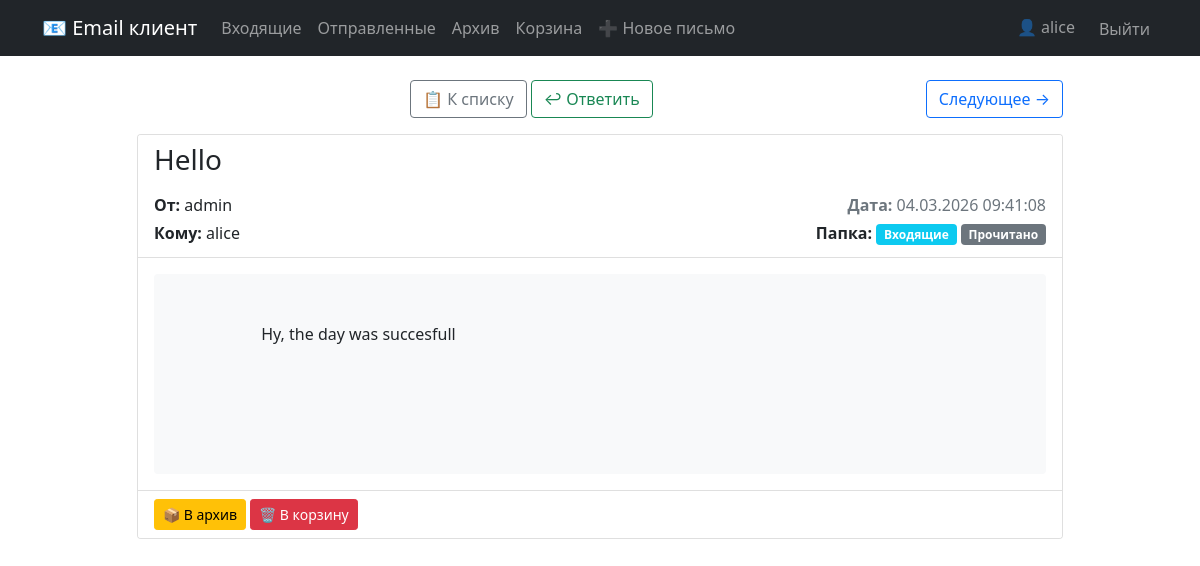
The app's page /mail/email/1/ (signed in) with its own data.
### mail/models.py (models this page shows, shortened)
class Email(models.Model):
    FOLDER_CHOICES = [
        ('inbox', 'Входящие'),
        ('sent', 'Отправленные'),
        ('drafts', 'Черновики'),
        ('archive', 'Архив'),
        ('trash', 'Корзина'),
    ]
    sender = models.ForeignKey(
        User,
        on_delete=models.CASCADE,
        related_name='sent_emails',
        verbose_name='Отправитель'
    )
    recipient = models.ForeignKey(
        User,
        on_delete=models.CASCADE,
        related_name='received_emails',
        verbose_name='Получатель'
    )
    subject = models.CharField('Тема', max_length=255)
    body = models.TextField('Текст письма')
    created_at = models.DateTimeField('Дата создания', auto_now_add=True)
    updated_at = models.DateTimeField('Дата обновления', auto_now=True)
    folder = models.CharField('Папка', max_length=20, choices=FOLDER_CHOICES, default='inbox')
    is_read = models.BooleanField('Прочитано', default=False)
    is_starred = models.BooleanField('Важное', default=False)
    is_deleted = models.BooleanField('Удалено', default=False)
    class Meta:
        ordering = ['-created_at']
        verbose_name = 'Письмо'
        verbose_name_plural = 'Письма'
    def mark_as_read(self):
        self.is_read = True
        self.save()

### mail/views.py (the view)
# urls.py: path('email/<int:email_id>/', views.view_email, name='view_email'),
@login_required
def view_email(request, email_id):
    email = get_object_or_404(
        Email,
        id=email_id,
        is_deleted=False
    )
    if email.recipient != request.user and email.sender != request.user:
        messages.error(request, 'У вас нет доступа к этому письму')
        return redirect('mail:inbox')
    if email.recipient == request.user and not email.is_read:
        email.mark_as_read()
    next_email = Email.objects.filter(
        recipient=request.user,
        folder=email.folder,
        created_at__gt=email.created_at,
        is_deleted=False
    ).first()
    prev_email = Email.objects.filter(
        recipient=request.user,
        folder=email.folder,
        created_at__lt=email.created_at,
        is_deleted=False
    ).last()
    context = {
        'email': email,
        'next_email': next_email,
        'prev_email': prev_email
    }
    return render(request, 'mail/view_email.html', context)

### templates/mail/view_email.html (shortened to what this page needs)
{% extends 'base.html' %}
{% block content %}
<div class="row">
    <div class="col-md-10 offset-md-1">
        <div class="d-flex justify-content-between mb-3">
            <div>
                <a href="{% url 'mail:inbox' %}" class="btn btn-outline-secondary">📋 К списку</a>
                <a href="{% url 'mail:compose' %}?reply_to={{ email.id }}" class="btn btn-outline-success">↩ Ответить</a>
            </div>
            <div>
                {% if next_email %}
                <a href="{% url 'mail:view_email' next_email.id %}" class="btn btn-outline-primary">Следующее →</a>
                {% endif %}
            </div>
        </div>
        <div class="card">
            <div class="card-header bg-white">
                <h3 class="mb-3">{{ email.subject }}</h3>
                <div class="row">
                    <div class="col-md-6">
                        <p class="mb-1"><strong>От:</strong> {{ email.sender.username }}</p>
                        <p class="mb-1"><strong>Кому:</strong> {{ email.recipient.username }}</p>
                    </div>
                    <div class="col-md-6 text-md-end">
                        <p class="mb-1 text-muted">
                            <strong>Дата:</strong> {{ email.created_at|date:"d.m.Y H:i:s" }}
                        </p>
                        <p class="mb-1">
                            <strong>Папка:</strong>
                            <span class="badge bg-info">{{ email.get_folder_display }}</span>
                            {% if email.is_read %}
                                <span class="badge bg-secondary">Прочитано</span>
                            {% else %}
                                <span class="badge bg-success">Новое</span>
                            {% endif %}
                        </p>
                    </div>
                </div>
            </div>
            <div class="card-body">
                <div class="p-4 bg-light rounded" style="white-space: pre-wrap; min-height: 200px;">
                    {{ email.body }}
                </div>
            </div>
            <div class="card-footer bg-white">
                <form method="post" action="{% url 'mail:move_emails' %}" class="d-inline">
                    {% if email.folder != 'archive' %}
                    <button type="submit" name="folder" value="archive" class="btn btn-warning btn-sm">
                        📦 В архив
                    </button>
                    {% endif %}
                    {% if email.folder != 'trash' %}
                    <button type="submit" name="folder" value="trash" class="btn btn-danger btn-sm" formaction="{% url 'mail:delete_emails' %}">
                        🗑 В корзину
                    </button>
                    {% endif %}
                </form>
            </div>
        </div>
    </div>
</div>
{% endblock %}

### templates/base.html (shortened to what this page needs)
<!DOCTYPE html>
<html lang="ru">
<head>
    <link href="https://cdn.jsdelivr.net/npm/bootstrap@5.1.3/dist/css/bootstrap.min.css" rel="stylesheet">
</head>
<body>
    <nav class="navbar navbar-expand-lg navbar-dark bg-dark">
        <div class="container">
            <a class="navbar-brand" href="{% url 'mail:inbox' %}">📧 Email клиент</a>
            <div class="collapse navbar-collapse" id="navbarNav">
                {% if user.is_authenticated %}
                    <ul class="navbar-nav me-auto">
                        <li class="nav-item">
                            <a class="nav-link" href="{% url 'mail:inbox' %}">Входящие</a>
                        </li>
                        <li class="nav-item">
                            <a class="nav-link" href="{% url 'mail:sent' %}">Отправленные</a>
                        </li>
                        <li class="nav-item">
                            <a class="nav-link" href="{% url 'mail:archive' %}">Архив</a>
                        </li>
                        <li class="nav-item">
                            <a class="nav-link" href="{% url 'mail:trash' %}">Корзина</a>
                        </li>
                        <li class="nav-item">
                            <a class="nav-link" href="{% url 'mail:compose' %}">➕ Новое письмо</a>
                        </li>
                    </ul>
                    <ul class="navbar-nav">
                        <li class="nav-item">
                            <span class="navbar-text me-3">
                                👤 {{ user.username }}
                            </span>
                        </li>
                        <li class="nav-item">
                            <form method="post" action="{% url 'logout' %}" class="d-inline">
                                <button type="submit" class="btn btn-link-nav nav-link">
                                    Выйти
                                </button>
                            </form>
                        </li>
                    </ul>
                {% endif %}
            </div>
        </div>
    </nav>
    <main class="container mt-4">
        {% block content %}
        {% endblock %}
    </main>
</body>
</html>

### templates/base.html (style rules this page uses)
.btn-link-nav { display: inline; padding: 0; border: none; background: none; color: rgba(255,255,255,.55); text-decoration: none; }

### records on screen
Email: subject "Hello", sender.username "admin", recipient.username "alice", created_at "04.03.2026 09:41:08", folder "Входящие", body "Hy, the day was succesfull"

### other values on screen
{{ user.username }} "alice"
